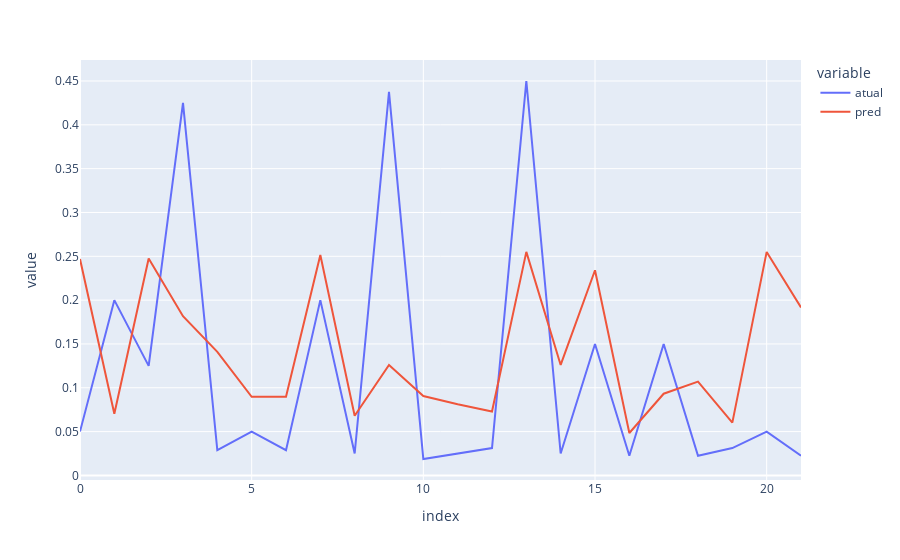

Notebook code cell kept with this figure:
### Markdown cell above
aplicando...

### Code cell
regressorRF = RandomForestRegressor(n_estimators=mybparam[0],
                                    min_samples_split= mybparam[1],
                                    min_samples_leaf= mybparam[2],
                                    max_features=mybparam[3],
                                    max_depth= mybparam[4],
                                    bootstrap=False) 
regressorRF.fit(x_train, y_train)
previsao1 = regressorRF.predict(x_test)
print('Erro quadrátio médio: {}'.format(mean_squared_error(y_test, previsao1)))
combined1 = np.concatenate((previsao1.reshape(len(previsao1),1), y_test.reshape(len(y_test),1)),1)
#combined.columns = ["actual", "predictions"]
compara1 = pd.DataFrame(combined1,columns=['pred','atual'])
fig = px.line(compara1, x=compara1.index, y=['atual','pred'])
fig.show()

### Figure 1 — Plotly figure (JSON) as saved in the notebook; plotly's stock layout.template omitted (floating-point values rounded to 4 significant figures)
{"data": [{"hovertemplate": "variable=atual<br>index=%{x}<br>value=%{y}<extra></extra>", "legendgroup": "atual", "line": {"color": "#636efa", "dash": "solid"}, "marker": {"symbol": "circle"}, "mode": "lines", "name": "atual", "orientation": "v", "showlegend": true, "type": "scatter", "x": [0, 1, 2, 3, 4, 5, 6, 7, 8, 9, 10, 11, 12, 13, 14, 15, 16, 17, 18, 19, 20, 21], "xaxis": "x", "y": [0.05, 0.2, 0.125, 0.425, 0.02875, 0.05, 0.02875, 0.2, 0.025, 0.4375, 0.01875, 0.025, 0.03125, 0.45, 0.025, 0.15, 0.0225, 0.15, 0.0225, 0.03125, 0.05, 0.0225], "yaxis": "y"}, {"hovertemplate": "variable=pred<br>index=%{x}<br>value=%{y}<extra></extra>", "legendgroup": "pred", "line": {"color": "#EF553B", "dash": "solid"}, "marker": {"symbol": "circle"}, "mode": "lines", "name": "pred", "orientation": "v", "showlegend": true, "type": "scatter", "x": [0, 1, 2, 3, 4, 5, 6, 7, 8, 9, 10, 11, 12, 13, 14, 15, 16, 17, 18, 19, 20, 21], "xaxis": "x", "y": [0.2469, 0.07042, 0.2476, 0.1817, 0.1409, 0.08967, 0.08967, 0.2515, 0.06806, 0.1261, 0.09054, 0.08118, 0.07285, 0.255, 0.1261, 0.2341, 0.04841, 0.09323, 0.107, 0.06028, 0.255, 0.1916], "yaxis": "y"}], "layout": {"legend": {"title": {"text": "variable"}, "tracegroupgap": 0}, "margin": {"t": 60}, "xaxis": {"anchor": "y", "domain": [0, 1], "title": {"text": "index"}}, "yaxis": {"anchor": "x", "domain": [0, 1], "title": {"text": "value"}}}}
